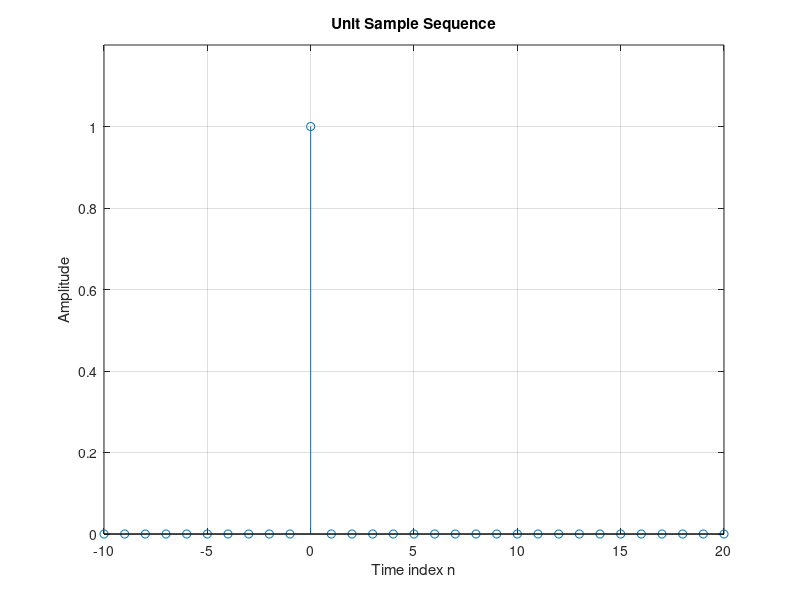

Source code (MATLAB):
% Delta N
% 2023年3月18日

n = -10:20

delta = [zeros(1, 10) 1 zeros(1, 20)]

stem(n, delta); grid on;

xlabel('Time index n'); ylabel('Amplitude');

title('Unit Sample Sequence');

axis([-10 20 0 1.2]);




